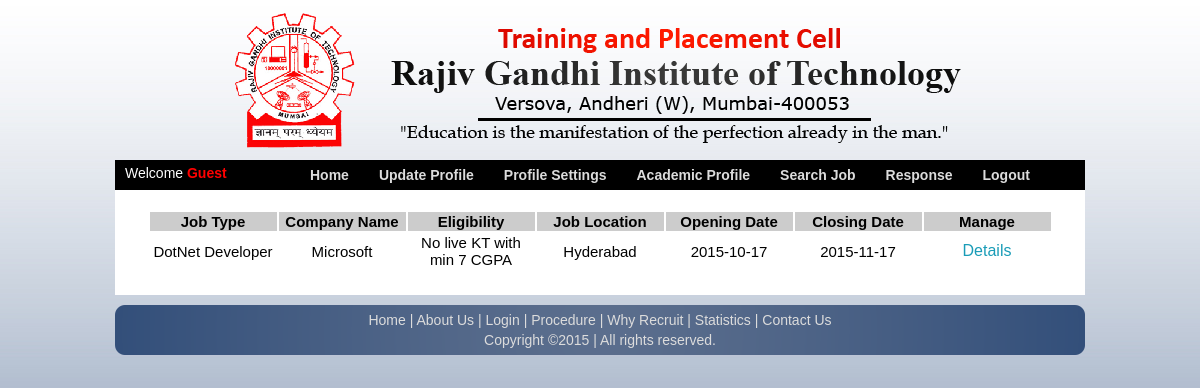
Page /Student/frmViewAllJobs.php on the committed database.
### tables this page shows
CREATE TABLE IF NOT EXISTS `tbl_jobopeningdetail` (
  `username` varchar(50) DEFAULT NULL,
  `JobID` varchar(50) DEFAULT NULL,
  `JobCategory` varchar(50) DEFAULT NULL,
  `SkillsRequired` varchar(50) DEFAULT NULL,
  `Role` varchar(50) DEFAULT NULL,
  `MinimumQualification` varchar(50) DEFAULT NULL,
  `MaximumAge` int(11) DEFAULT NULL,
  `ExpectedSalary` float DEFAULT NULL,
  `JobLocation` varchar(50) DEFAULT NULL,
  `JobOpeningDate` date DEFAULT NULL,
  `JobClosingDate` date DEFAULT NULL,
  `JobDescription` varchar(2000) DEFAULT NULL,
  `Sno` int(11) NOT NULL AUTO_INCREMENT,
  PRIMARY KEY (`Sno`),
  KEY `username` (`username`)
);

CREATE TABLE IF NOT EXISTS `tbl_recruiterorganisationdetails` (
  `username` varchar(50) NOT NULL,
  `OrganizationName` varchar(50) NOT NULL,
  `BusinessSector` varchar(50) NOT NULL,
  `Certificate1` varchar(50) DEFAULT NULL,
  `Certificate2` varchar(50) DEFAULT NULL,
  `Certificate3` varchar(50) DEFAULT NULL,
  `Website` varchar(100) DEFAULT NULL,
  `EmailID1` varchar(100) NOT NULL,
  `EmailID2` varchar(100) DEFAULT NULL,
  `Address` varchar(1024) DEFAULT NULL,
  `OrganizationEnvironment` varchar(2000) DEFAULT NULL,
  `TermsAndCondition` varchar(2000) DEFAULT NULL,
  `Other` varchar(2000) DEFAULT NULL,
  `SizeOfOrganization` int(11) DEFAULT NULL,
  PRIMARY KEY (`OrganizationName`),
  KEY `username` (`username`),
  FULLTEXT KEY `username_2` (`username`),
  FULLTEXT KEY `username_3` (`username`)
);

### Student/frmViewAllJobs.php (the view, shortened to what this page needs)
<!doctype html>
<html>
<head>
<link rel="stylesheet" type="text/css" href="../_assets/css/style2.css" />
</head>
<body>
<div id="header"></div>
<div id="section">
<div id="statusbar">
<div class="welcome-text">Welcome <?php
	if(isset($_SESSION['username']))
	{
    echo "<span>" .$_SESSION['username']. "</span>";
	}
	else
	{
		echo "<span>Guest</span>";
	}
	?></div>
<div class="drop">
<ul class="drop_menu">
<li><a href='student_panel.php'>Home</a></li>
<li><a href='frmStudentUpdateProfile.php'>Update Profile</a></li>
<li><a href='frmStudentProfileSettings.php'>Profile Settings</a></li>
<li><a href='frmStudentAcademicProfile.php'>Academic Profile</a></li>
<li><a href='frmStudentSearchJob.php'>Search Job</a></li>
<li><a href="frmRecruiterResponseToJobSeeker.php">Response</a></li>
<li><a href="../logout.php">Logout</a></li>
</ul>
</div>
</div>
<div id="innersection">
<table style="margin-left:auto; margin-right:auto; font-size:15px; text-align:center;">
	<tr style="background-color:#ccc;">
      <td style="width:125px;"><strong>Job Type</strong></td>
      <td style="width:125px;"><strong>Company Name</strong></td>
      <td style="width:125px;"><strong>Eligibility</strong></td>
      <td style="width:125px;"><strong>Job Location</strong></td>
      <td style="width:125px;"><strong>Opening Date</strong></td>
      <td style="width:125px;"><strong>Closing Date</strong></td>
      <td style="width:125px;"><strong>Manage</strong></td>
    </tr>
    <?php
	$con = mysqli_connect("localhost", "root", "", "placement")
    or die("Failed to connect MySQL: " . mysqli_error());
	$color1 = "#ebebeb";
	$color2 = "#ffffff";
	$rowCount = 0;
	$sql = mysqli_query($con, "SELECT * FROM tbl_jobopeningdetail ORDER BY JobID ASC");
	while ($row = mysqli_fetch_array($sql))
	{
		$rowColor = ($rowCount % 2) ? $color1 : $color2;
	?>
    <tr style="background-color:<?php echo $rowColor ?>;">
      <td><?php echo $row['JobID']; ?></td>
      <td><?php $query = "SELECT * FROM tbl_recruiterorganisationdetails";
              $result = mysqli_query($con, $query) or die(mysqli_error());
              while ($row1=mysqli_fetch_array($result))
              {
				  echo $row1['OrganizationName'];
			  }?></td>
      <td><?php echo $row['MinimumQualification']; ?></td>
      <td><?php echo $row['JobLocation']; ?></td>
      <td><?php echo $row['JobOpeningDate']; ?></td>
      <td><?php echo $row['JobClosingDate']; ?></td>
      <td class="labels"><a href="job-details.php?ID=<?php echo $row['Sno']; ?>">Details</a></td>
    </tr>
	<?php
	$rowCount ++;
	}
	 ?>
     <tr>
    <td colspan="5" style="text-align:center"><?php
      ?></td>
    </tr>
</table>
</div>
</div>
<div class="footer">
<a href="#">Home</a> | <a href="#">About Us</a> | <a href="#">Login</a> | <a href="#">Procedure</a> | <a href="#">Why Recruit</a> | <a href="#">Statistics</a> | <a href="#">Contact Us</a><br />
Copyright ©2015 | All rights reserved.
</div>
</body>
</html>

### _assets/css/style2.css (style rules this page uses)
body { margin-left:auto; margin-right:auto; margin-top:0; background-image:url(../images/bg.jpg); background-repeat:repeat-x; width:970px; font-family:Arial; }
#header { background-image:url(../images/collegebanner.png); background-repeat:no-repeat; width:970px; height:150px; margin-bottom:10px; }
#innersection { padding:20px; }
#section { width: 970px; height: auto; float: left; background-color: #fff; margin-bottom: 10px; }
.footer { background-image:url(../images/footer.png); background-repeat:no-repeat; width:970px; height:50px; color:#dcdcdc; clear:both; text-align:center; font-family:Arial; font-size:14px; padding-top:5px; line-height:20px; }
.footer a:link, .footer a:visited, .footer a:active { color:#dcdcdc; text-decoration:none; }
a:link, a:visited, a:active { color:#0000ff; text-decoration:none; }
#statusbar { background-color:#000000; height:30px; }
.welcome-text { font-size:14px; color:#ffffff; padding-left:10px; padding-top:5px; float:left; }
.welcome-text span { font-weight:bold; color:#FF0000; }
.drop_menu { background:#000000; padding:0; margin:0; list-style-type:none; height:30px; margin-left:180px; }
.drop_menu li { float:left; }
.drop_menu li a { padding:7px 15px; display:block; color:#dcdcdc; text-decoration:none; font-weight:bold; font-size:14px; }
.labels { color:#199cb7; font-size:16px; }
.labels a { color:#199cb7; text-decoration:none; }

### rows in the picture
tbl_jobopeningdetail: JobID "DotNet Developer", MinimumQualification "No live KT with min 7 CGPA", JobLocation "Hyderabad", JobOpeningDate "2015-10-17", JobClosingDate "2015-11-17"
tbl_recruiterorganisationdetails: OrganizationName "Microsoft"
